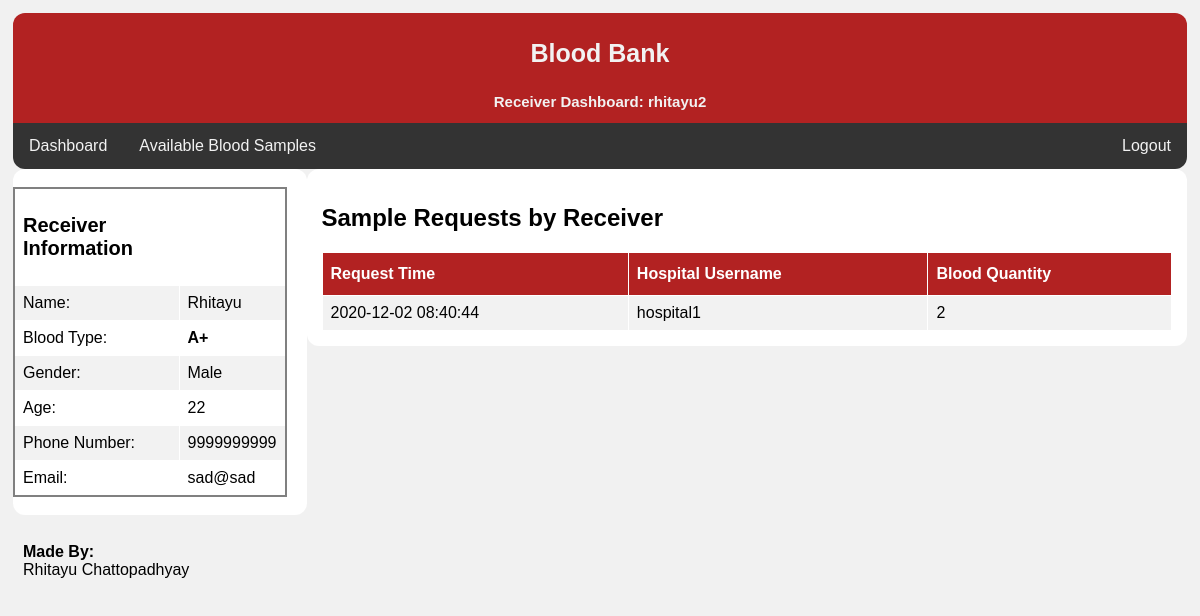
The page /receiver_dashboard.php (signed in) on the database its author committed.
### tables this page shows
CREATE TABLE `receivers` (
  `username` varchar(50) NOT NULL,
  `receiver_name` varchar(50) NOT NULL,
  `receiver_gender` char(1) NOT NULL,
  `receiver_age` int(11) NOT NULL,
  `receiver_phone_number` bigint(11) NOT NULL,
  `receiver_email_address` varchar(50) NOT NULL,
  `receiver_blood_type` varchar(3) NOT NULL,
  PRIMARY KEY (`username`)
);

CREATE TABLE `requested_blood_bank` (
  `hospital_username` varchar(50) NOT NULL,
  `receiver_username` varchar(50) NOT NULL,
  `blood_type` varchar(3) NOT NULL,
  `blood_quantity` int(11) NOT NULL,
  `time_requested` timestamp NOT NULL DEFAULT current_timestamp()
);

### receiver_dashboard.php (called while the page is built, shortened)
<?php
	include('config.php');
	$username = $_SESSION['username'];
	$query_string = "select * from receivers where username like '".$username."'";
	$result = $conn->query($query_string);
	$user_rows = $result->fetch_all();
	$name = $user_rows[0][1];
	$gender = $user_rows[0][2];
	if($gender == "m")
		$gender= "Male";
	$age = $user_rows[0][3];
	$phone_number = $user_rows[0][4];
	$email = $user_rows[0][5];
	$blood_type = $user_rows[0][6];
	$query_string = "select * from requested_blood_bank where receiver_username like '".$username."' order by time_requested desc;";
	$result = $conn->query($query_string);
	$rows = $result->fetch_all();
	$num_row = $result->num_rows;
?>
<?php
	include_once('templates/_header.php');
	include_once('templates/receiver_dashboard.php');
	include_once('templates/_footer.php');
?>

### templates/receiver_dashboard.php (the view, shortened to what this page needs)
<div class="header" style="padding: 1px">
			<h3> Blood Bank </h3>
			<h2 style = "font-size: 15px">Receiver Dashboard: <?php print_r($_SESSION['username'])?></h2>
	</div>
	<div class="topnav">
		<a href="receiver_dashboard.php">Dashboard</a>
		<a href="available_blood.php">Available Blood Samples</a>
		<a href="logout.php" style="float:right" value="submit">Logout</a>
	</div>
	<div class="row">
		<div class="leftcolumn"	>
			<table id="bloodbank" style="border-style:solid ; border-width:2px; border-radius: 6px;">
				<tr><td><h2 style="font-size: 20px">Receiver Information</h2><td></tr>
				<tr>
					<td>Name:</td>
					<td><?php echo $name?></td>
				</tr>
				<tr>
					<td>Blood Type:</td>
					<td><b><?php echo $blood_type?></b></td>
				</tr>
				<tr>
					<td>Gender:</td>
					<td><?php echo $gender?></td>
				</tr>
				<tr>
					<td>Age:</td>
					<td><?php echo $age?></b></td>
				</tr>
				<tr>
					<td>Phone Number:</td>
					<td><?php echo $phone_number?></td>
				</tr>
				<tr>
					<td>Email:</td>
					<td><?php echo $email?></td>
				</tr>
			</table>
		</div>
		<div class="rightcolumn", style="padding: 15px; width">
			<h2>Sample Requests by Receiver</h2>
			<table id="bloodbank">
				<tr>
					<th>Request Time</th>
					<th>Hospital Username</th>
					<th>Blood Quantity</th>
				</tr>
				<?php
				for($x =0; $x < $num_row ; $x++){
					echo "<tr>";
					echo "<td>".$rows[$x][4]."</td>";
					echo "<td>".$rows[$x][0]."</td>";
					echo "<td>".$rows[$x][3]."</td>";
					echo "</tr>";
				}
				?>
			</table>
		</div>
	</div>

### css/init.css (style rules this page uses)
* { box-sizing: border-box; }
body { font-family: Arial; padding: 5px; background: #f1f1f1; }
.row:after { content: ""; display: table; clear: both; }
.leftcolumn { float: left; width: 25%; padding-right: 20px; border-radius: 12px; background-color: #ffffff; }
.rightcolumn { float: left; width: 75%; background-color: #ffffff; padding-left: 20px; border-radius: 12px; }

### css/header.css (style rules this page uses)
.header { padding: 20px; text-align: center; background: #B22222; color: #f2f2f2; border-top-right-radius: 12px; border-top-left-radius: 12px; }
.header h2 { font-size: 20px; }
.header h3 { font-size: 25px; }
.header h2 { font-size: 10px; }

### css/navigation.css (style rules this page uses)
.topnav { overflow: hidden; background-color: #333; border-bottom-right-radius: 12px; border-bottom-left-radius: 12px; }
.topnav a { float: left; display: block; color: #f2f2f2; text-align: center; padding: 14px 16px; text-decoration: none; }

### css/table.css (style rules this page uses)
#bloodbank { font-family: Arial, Helvetica, sans-serif; border-collapse: collapse; width: 100%; }
#bloodbank td, #bloodbank th { border: 1px solid #fff; padding: 8px; }
#bloodbank tr:nth-child(even) { background-color: #f2f2f2; }
#bloodbank th { padding-top: 12px; padding-bottom: 12px; text-align: left; background-color: #B22222; color: white }

### rows shown on the page
receivers: receiver_name "Rhitayu", receiver_blood_type "A+", receiver_gender "Male", receiver_age "22", receiver_phone_number "9999999999", receiver_email_address "sad@sad"
requested_blood_bank: time_requested "2020-12-02 08:40:44", hospital_username "hospital1", blood_quantity "2"
